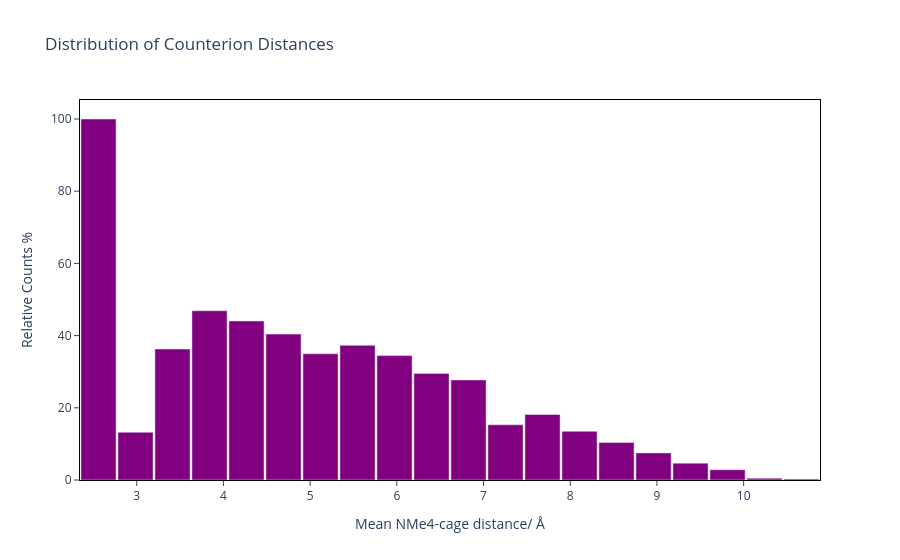

The notebook cell saved with this chart:
### Code cell
num_bins = 20
min_d, max_d = min(dist_list), max(dist_list)
bin_width = (max_d - min_d) / num_bins
bins = [min_d + i*bin_width for i in range(num_bins+1)]
counts = [0]*num_bins

for d in dist_list:
    for i in range(num_bins):
        if bins[i] <= d < bins[i+1]:
            counts[i] += 1
            break
    else:
        if d == bins[-1]:
            counts[-1] += 1

# Normalize counts to %
max_count = max(counts)
counts_normalized = [c/max_count*100 for c in counts]
bin_centers = [(bins[i] + bins[i+1])/2 for i in range(num_bins)]

# --- Plot with Plotly ---
fig = px.bar(
    x=bin_centers,
    y=counts_normalized,
    labels={"x": "Mean NMe4-cage distance/ Å", "y": "Relative Counts %"},
    title="Distribution of Counterion Distances",
    color_discrete_sequence=['purple']
)

fig.update_xaxes(ticks="outside")
fig.update_yaxes(ticks="outside")
fig.update_layout(
    bargap=0.05,
    plot_bgcolor="white",
    xaxis=dict(showgrid=True, zeroline=False, linecolor="black", mirror=True),
    yaxis=dict(showgrid=True, zeroline=False, linecolor="black", mirror=True)
)

fig.to_html('Distribution_counterions_So3_NMe4.html')
fig.show()

### Figure 1 — Plotly figure (JSON) as saved in the notebook; plotly's stock layout.template omitted (floating-point values rounded to 4 significant figures)
{"data": [{"hovertemplate": "Mean NMe4-cage distance/ Å=%{x}<br>Relative Counts %=%{y}<extra></extra>", "legendgroup": "", "marker": {"color": "purple", "pattern": {"shape": ""}}, "name": "", "orientation": "v", "showlegend": false, "textposition": "auto", "type": "bar", "x": [2.559, 2.986, 3.412, 3.839, 4.266, 4.693, 5.119, 5.546, 5.973, 6.4, 6.827, 7.253, 7.68, 8.107, 8.534, 8.96, 9.387, 9.814, 10.24, 10.67], "xaxis": "x", "y": [100.0, 13.21, 36.27, 46.89, 44.04, 40.41, 34.97, 37.31, 34.46, 29.53, 27.72, 15.28, 18.13, 13.47, 10.36, 7.513, 4.663, 2.85, 0.5181, 0.2591], "yaxis": "y"}], "layout": {"bargap": 0.05, "barmode": "relative", "legend": {"tracegroupgap": 0}, "plot_bgcolor": "white", "title": {"text": "Distribution of Counterion Distances"}, "xaxis": {"anchor": "y", "domain": [0, 1], "linecolor": "black", "mirror": true, "showgrid": true, "ticks": "outside", "title": {"text": "Mean NMe4-cage distance/ Å"}, "zeroline": false}, "yaxis": {"anchor": "x", "domain": [0, 1], "linecolor": "black", "mirror": true, "showgrid": true, "ticks": "outside", "title": {"text": "Relative Counts %"}, "zeroline": false}}}
